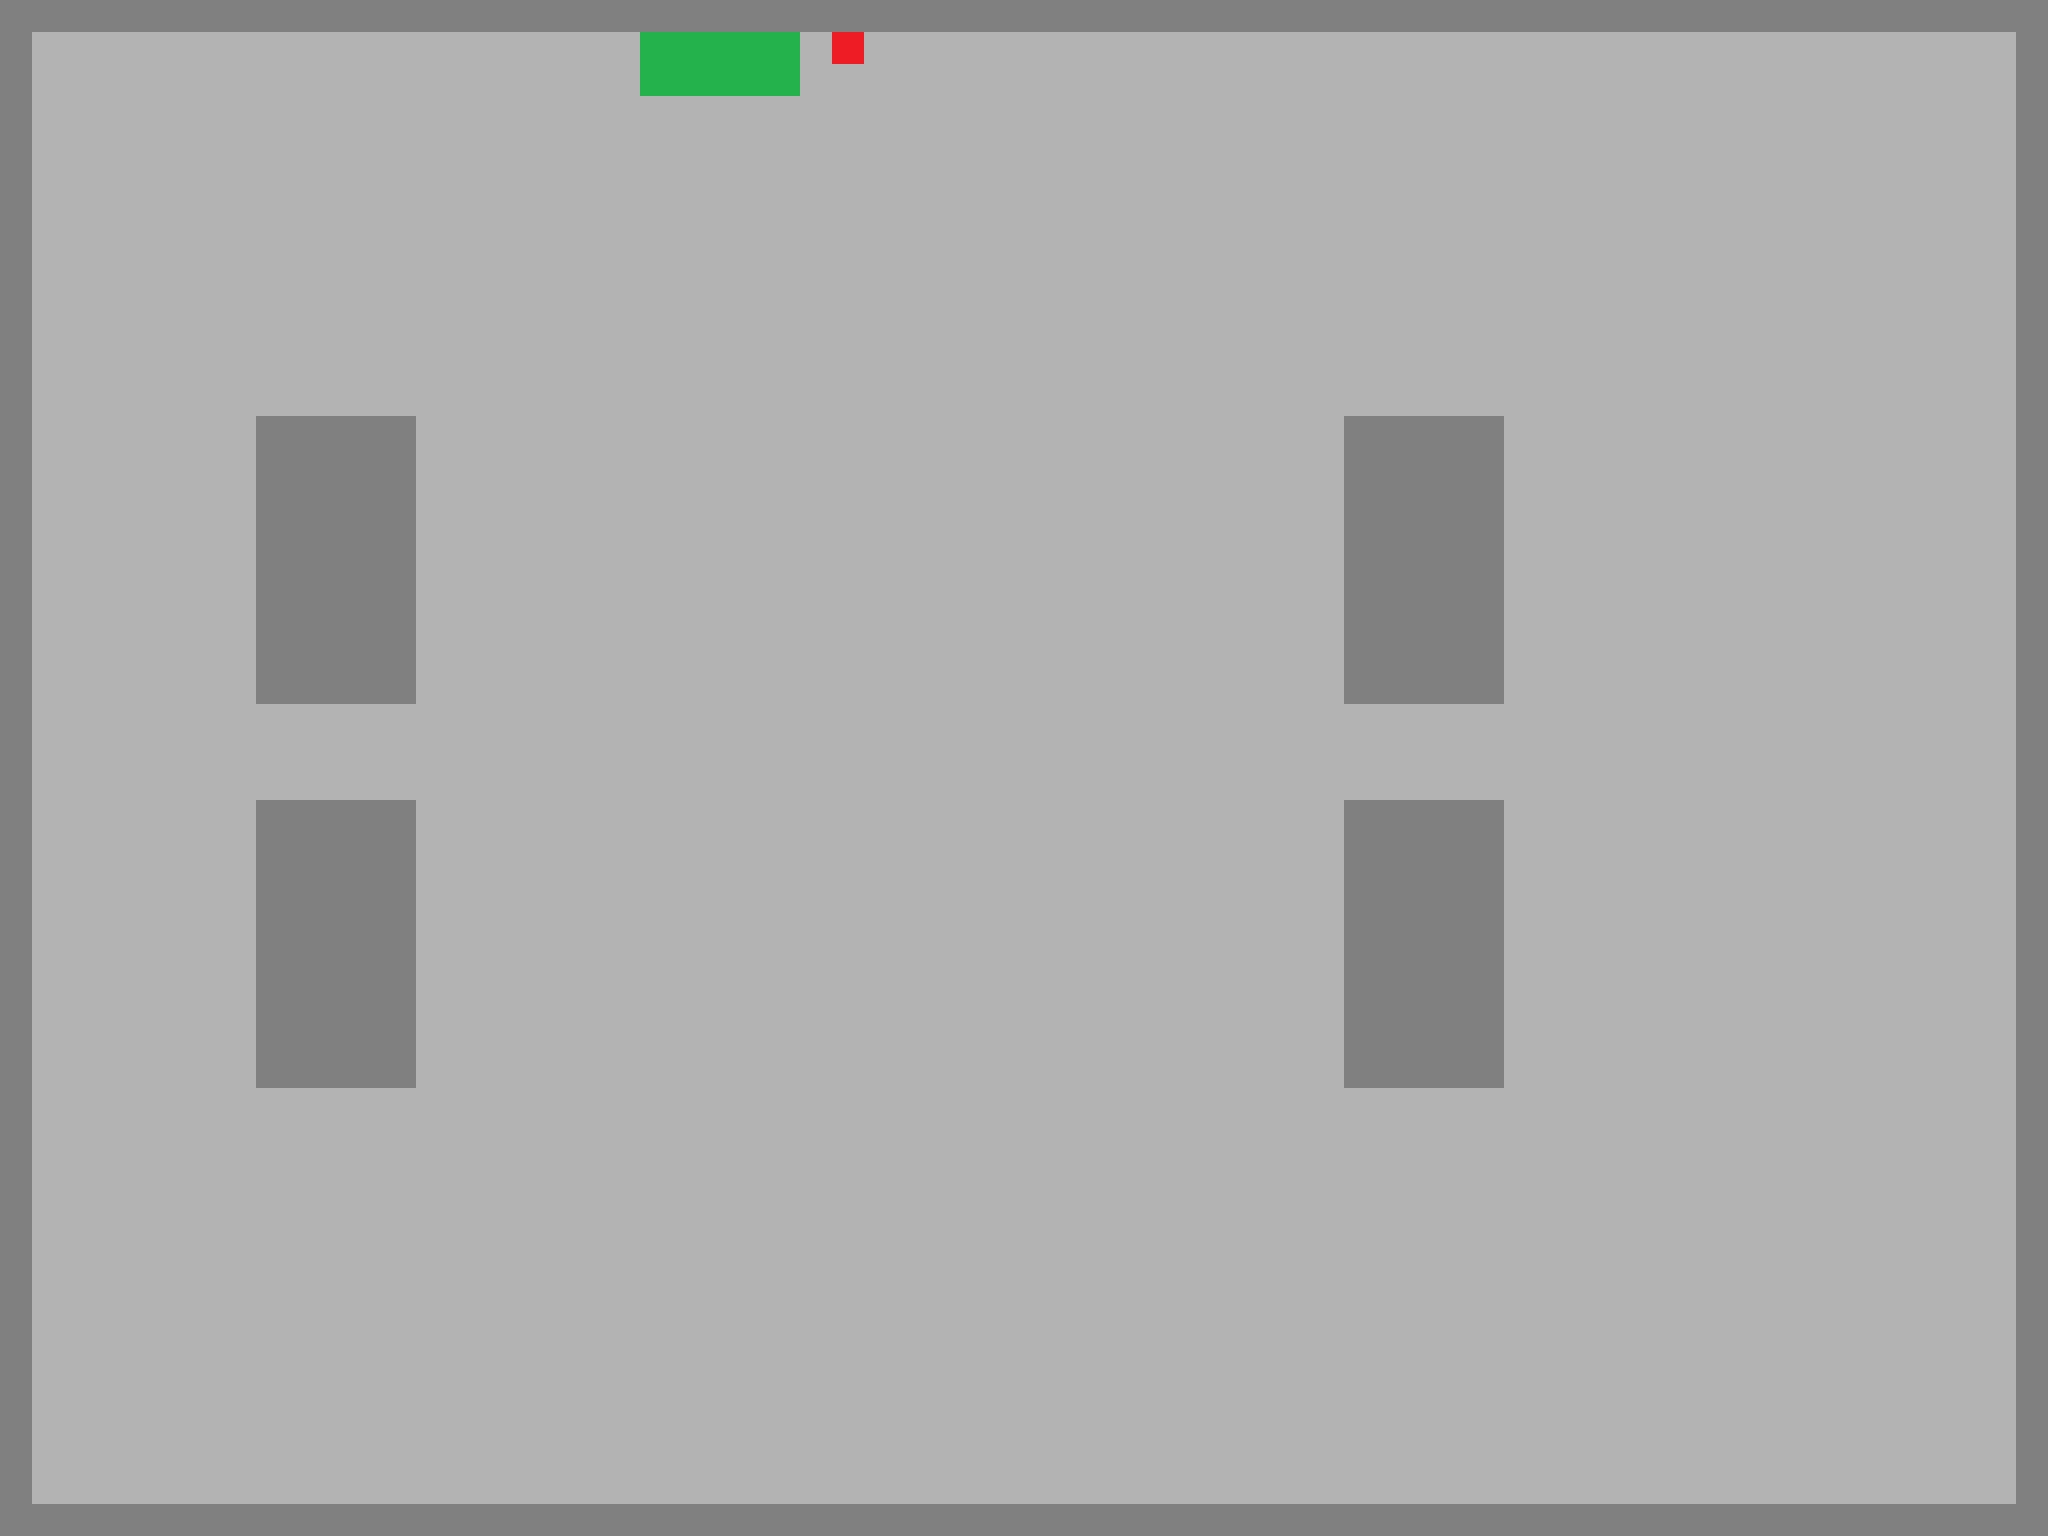

This game map was drawn from its Tiled (.tmx) file and the tilesets committed beside it. A one-line description and the trimmed map source follow:
An orthogonal 64x48 tile map with 32x32 px tiles, 4 tile layers (background, bell, sell_areas, walls), 7 tilesets.

<map version="1.10" tiledversion="1.10.2" orientation="orthogonal" renderorder="right-down" width="64" height="48" tilewidth="32" tileheight="32" infinite="0" nextlayerid="5" nextobjectid="1">
 <tileset firstgid="1" source="background.tsx" />
 <tileset firstgid="2" name="walls" tilewidth="32" tileheight="32" tilecount="1" columns="1">
  <image source="wall.png" width="32" height="32" />
 </tileset>
 <tileset firstgid="3" source="entrance_walls.tsx" />
 <tileset firstgid="4" source="main.tsx" />
 <tileset firstgid="5" source="comp_background.tsx" />
 <tileset firstgid="6" source="sell_area.tsx" />
 <tileset firstgid="7" source="bell.tsx" />
 <layer id="4" name="background" width="64" height="48">
  <data>[3072 cells, 3072 non-empty, 1 distinct tile ids]</data>
 </layer>
 <layer id="1" name="bell" width="64" height="48">
  <data>[3072 cells, 1 non-empty, 1 distinct tile ids]</data>
 </layer>
 <layer id="3" name="sell_areas" width="64" height="48">
  <data>[3072 cells, 12 non-empty, 2 distinct tile ids]</data>
 </layer>
 <layer id="2" name="walls" width="64" height="48">
  <data>[3072 cells, 400 non-empty, 1 distinct tile ids]</data>
 </layer>
</map>
